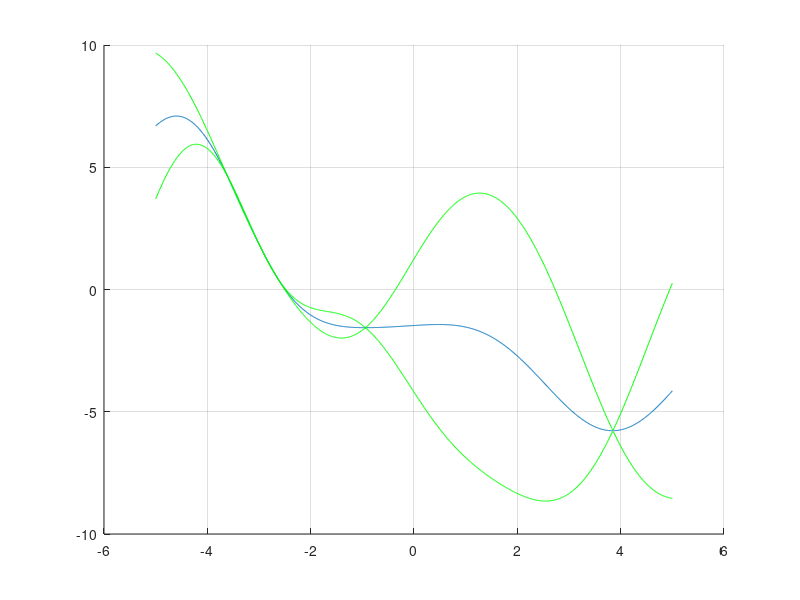

The MATLAB script that drew this image: (Note: this script raises an error after producing the figure.)
%% Init
% Data generating function
fh = @(x)(2*cos(2*pi*x/10).*x);
% range
x = -5:0.01:5;
N = length(x);
% Sampled data points from the generating function
M = 5;
selection = logical(zeros(N,1));
j = randsample(N, M);
% mark them
selection(j) = 1;
Xa = x(selection);

%% GP computations
% compute the function and extract mean
f = fh(Xa);
sigma2 = 2; % correlation length
sigma_noise = 0;
var_kernel = 10;
% computing the interpolation using all x's
% It is expected that for points used to build the GP cov. matrix, the
% uncertainty is reduced...
K = squareform(pdist(x'));
K = var_kernel*exp(-(0.5*K.^2)/sigma2);
% upper left corner of K
Kaa = K(selection,selection);
% lower right corner of K
Kbb = K(~selection,~selection);
% upper right corner of K
Kab = K(selection,~selection);
% mean of posterior
m = Kab'/(Kaa + sigma_noise*eye(M))*f';
% cov. matrix of posterior
D = Kbb - Kab'/(Kaa + sigma_noise*eye(M))*Kab;

%% Plot
figure;
grid on;
hold on;
% GP estimates
plot(x(~selection), m);
plot(x(~selection), m + 2*sqrt(diag(D)), 'g-');
plot(x(~selection), m - 2*sqrt(diag(D)), 'g-');
% Observations
plot(Xa, f, 'Ok');
% True function
plot(x, fh(x), 'k');